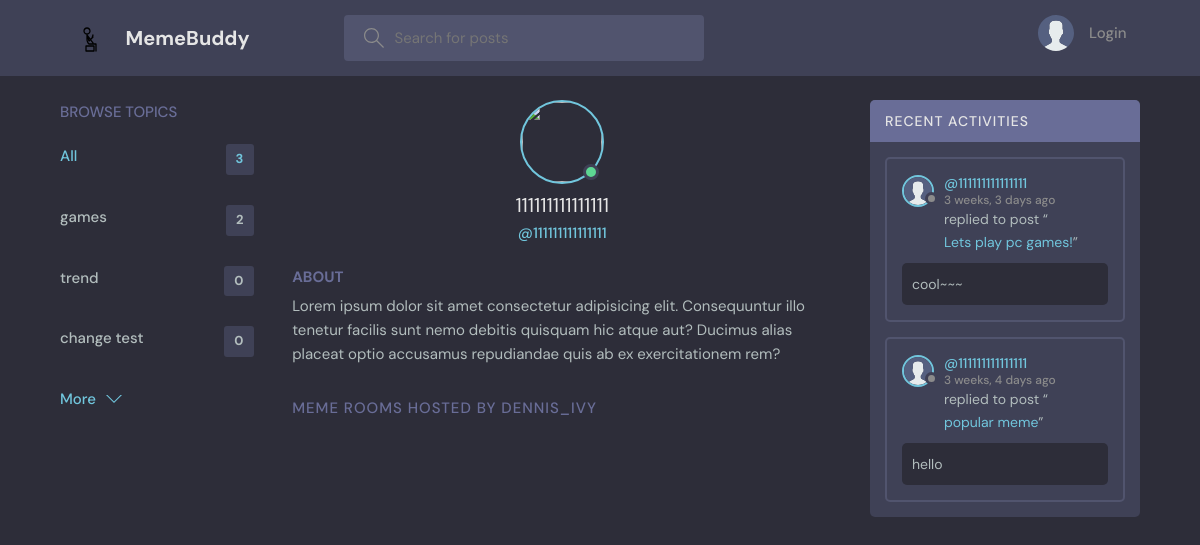
The app's page /profile/2/ with its own data.
### base/models.py (models this page shows, shortened)
class Topic(models.Model):
    name = models.CharField(max_length=200)

class User(AbstractUser):
    name = models.CharField(max_length=200, null=True)
    email = models.EmailField(unique=True, null=True)
    bio = models.TextField(null=True)
    avatar = models.ImageField(null=True, default="avatar.svg")
    USERNAME_FIELD = 'email'
    REQUIRED_FIELDS = []

class Message(models.Model):
    user = models.ForeignKey(User, on_delete=models.CASCADE)
    room = models.ForeignKey(Room, on_delete=models.CASCADE)
    body = models.TextField()
    img = models.TextField()
    updated = models.DateTimeField(auto_now=True)
    created = models.DateTimeField(auto_now_add=True)
    class Meta:
        ordering = ['-updated', '-created']

class Room(models.Model):
    host = models.ForeignKey(User, on_delete=models.SET_NULL, null=True)
    topic = models.ForeignKey(Topic, on_delete=models.SET_NULL, null=True)
    name = models.CharField(max_length=200)
    description = models.TextField(null=True, blank=True)
    participants = models.ManyToManyField(
        User, related_name='participants', blank=True)
    updated = models.DateTimeField(auto_now=True)
    created = models.DateTimeField(auto_now_add=True)
    class Meta:
        ordering = ['-updated', '-created']
    def __str__(self):
        return self.name

### base/views.py (the view)
# urls.py: path('profile/<str:pk>/', views.userProfile, name="user-profile"),
def userProfile(request, pk):
    user = User.objects.get(id=pk)
    rooms = user.room_set.all()
    room_messages = user.message_set.all()
    topics = Topic.objects.all()
    context = {'user': user, 'rooms': rooms,
               'room_messages': room_messages, 'topics': topics}
    return render(request, 'base/profile.html', context)

### base/templates/base/profile.html (shortened to what this page needs)
{% extends 'main.html' %}
{% block content %}
<main class="profile-page layout layout--3">
  <div class="container">
    {% include 'base/topics_component.html' %}
    <div class="roomList">
      <div class="profile">
        <div class="profile__avatar">
          <div class="avatar avatar--large active">
            <img src="{{request.user.avatar.url}}" />
          </div>
        </div>
        <div class="profile__info">
          <h3>{{user.username}}</h3>
          <p>@{{user.username}}</p>
        </div>
        <div class="profile__about">
          <h3>About</h3>
          <p>
            Lorem ipsum dolor sit amet consectetur adipisicing elit. Consequuntur illo tenetur
            facilis sunt nemo debitis quisquam hic atque aut? Ducimus alias placeat optio
            accusamus repudiandae quis ab ex exercitationem rem?
          </p>
        </div>
      </div>
      <div class="roomList__header">
        <div>
          <h2>Meme Rooms Hosted by dennis_ivy</a>
          </h2>
        </div>
      </div>
    </div>
    {% include 'base/activity_component.html' %}
  </div>
</main>
{% endblock content %}

### templates/main.html (shortened to what this page needs)
<!DOCTYPE html>
{% load static %}
<html lang="en">
<head>
    <link rel="stylesheet" href='{% static "styles/style.css" %}?{% now "U" %}' />
</head>
<body>
    {% include 'navbar.html' %}
    {% block content %}
    {% endblock %}
</body>
</html>

### templates/navbar.html (shortened to what this page needs)
{% load static %}
<header class="header header--loggedIn">
    <div class="container">
        <a href="{% url 'home' %}" class="header__logo">
            <img src="{% static 'images/logoo.svg' %}" />
            <h1>MemeBuddy</h1>
        </a>
        <form class="header__search" method="GET" action="{% url 'home' %}">
            <label>
                <input name="q" placeholder="Search for posts" />
            </label>
        </form>
        <nav class="header__menu">
            {% if request.user.is_authenticated %}
            <div class="header__user">
                <a href="{% url 'update-user' %}">
                    <div class="avatar avatar--medium active">
                        <img src="{{request.user.avatar.url}}" />
                    </div>
                    <p>{{request.user.username}} <span>@{{request.user.username}}</span></p>
                </a>
                <button class="dropdown-button">
                    <svg version="1.1" xmlns="http://www.w3.org/2000/svg" width="32" height="32" viewBox="0 0 32 32">
                        <title>chevron-down</title>
                        <path d="M16 21l-13-13h-3l16 16 16-16h-3l-13 13z"></path>
                    </svg>
                </button>
            </div>
            {% else %}
            <a href="{% url 'login' %}">
                <img src="{% static 'images/avatar.svg' %}" />
                <p>Login</p>
            </a>
            {% endif %}
        </nav>
    </div>
</header>

### base/templates/base/topics_component.html
<div class="topics">
    <div class="topics__header">
        <h2>Browse Topics</h2>
    </div>
    <ul class="topics__list">
        <li>
            <a href="{% url 'home' %}" class="active">All <span>{{topics.count}}</span></a>
        </li>
        {% for topic in topics %}
        <li>
            <a href="{% url 'home' %}?q={{topic.name}}">{{topic.name}}<span>{{topic.room_set.all.count}}</span></a>
        </li>
        {% endfor %}
    </ul>
    <a class="btn btn--link" href="{% url 'topics' %}">
        More
        <svg version="1.1" xmlns="http://www.w3.org/2000/svg" width="32" height="32" viewBox="0 0 32 32">
            <title>chevron-down</title>
            <path d="M16 21l-13-13h-3l16 16 16-16h-3l-13 13z"></path>
        </svg>
    </a>
</div>

### base/templates/base/activity_component.html (shortened to what this page needs)
<div class="activities">
    <div class="activities__header">
        <h2>Recent Activities</h2>
    </div>
    {% for message in room_messages %}
    <div class="activities__box">
        <div class="activities__boxHeader roomListRoom__header">
            <a href="{% url 'user-profile' message.user.id %}" class="roomListRoom__author">
                <div class="avatar avatar--small">
                    <img src="{{message.user.avatar.url}}" />
                </div>
                <p>
                    @{{message.user.username}}
                    <span>{{message.created|timesince}} ago</span>
                </p>
            </a>
        </div>
        <div class="activities__boxContent">
            <p>replied to post “<a href="{% url 'room' message.room.id %}">{{message.room}}</a>”</p>
            <div class="activities__boxRoomContent">{{message.body}}</div>
        </div>
    </div>
    {% endfor %}
</div>

### records on screen
Topic: name "games", room_set.all.count "2"
Topic: name "trend", room_set.all.count "0"
Topic: name "change test", room_set.all.count "0"
User: username "111111111111111"
Message: user.avatar (placeholder picture), user.username "111111111111111", created "3 weeks, 3 days", room "Lets play pc games!", body "cool~~~"
Message: user.avatar (placeholder picture), user.username "111111111111111", created "3 weeks, 4 days", room "popular meme", body "hello"

### other values on screen
{{ topics.count }} "3"
